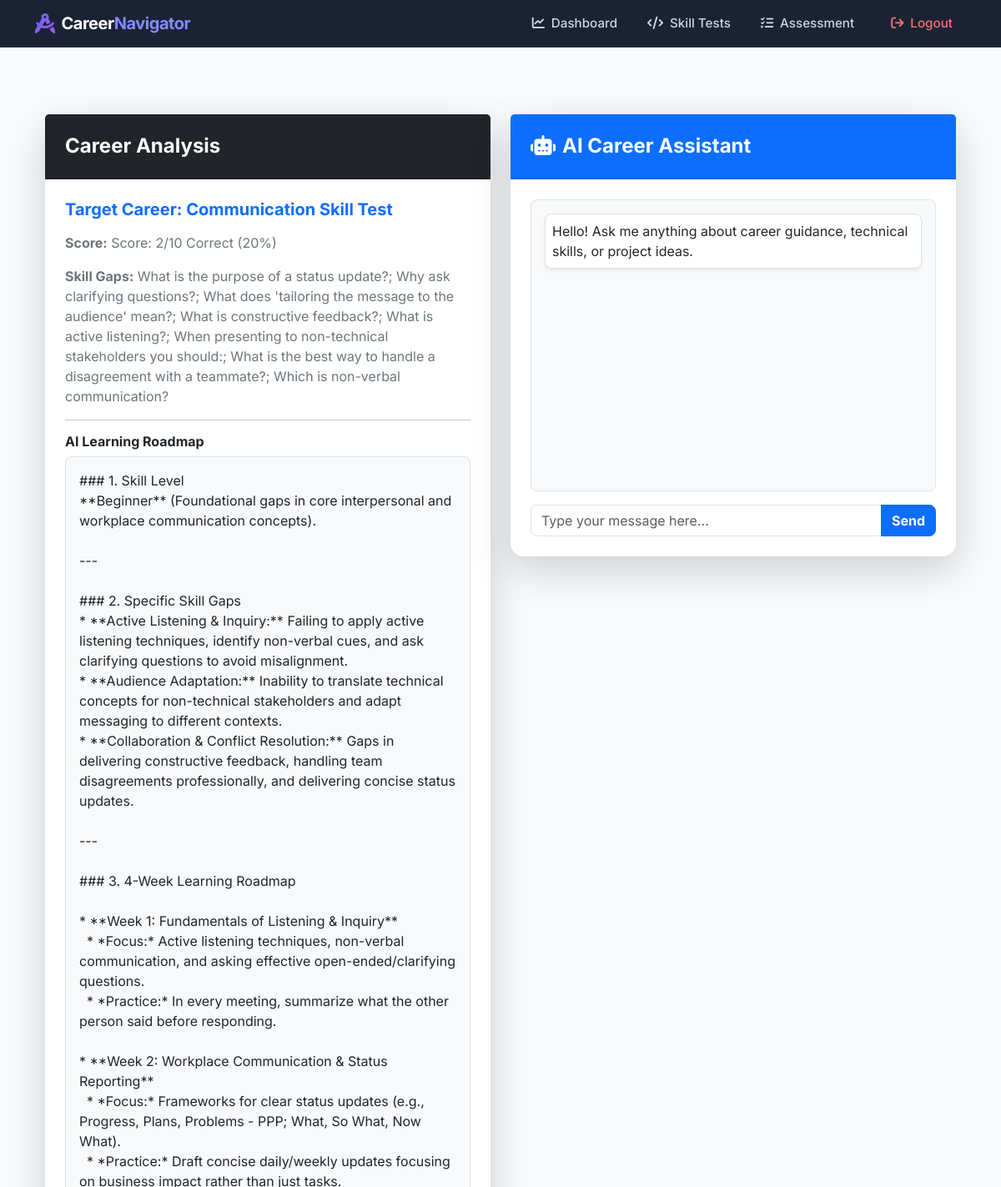
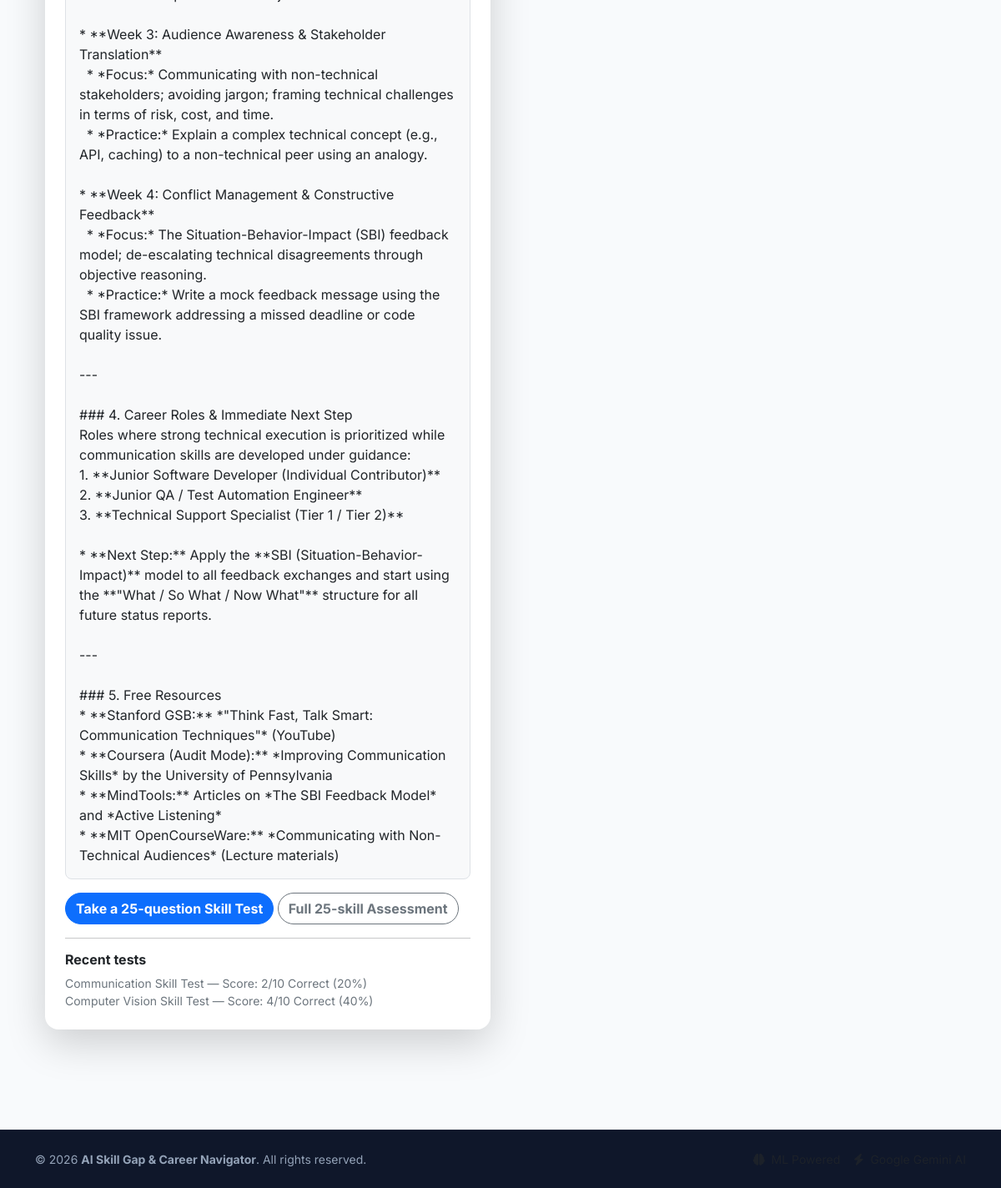
The page /dashboard (signed in) on the database its author committed (2 pictures, top to bottom).
### app.py (models this page shows)
class Assessment(db.Model):
    id = db.Column(db.Integer, primary_key=True)
    user_id = db.Column(db.Integer, db.ForeignKey('user.id'), nullable=False)
    predicted_career = db.Column(db.String(100), nullable=False)
    skill_gaps = db.Column(db.String(500), nullable=False)
    score_summary = db.Column(db.String(500), nullable=True)
    roadmap = db.Column(db.Text, nullable=True)

### app.py (the view)
@app.route('/dashboard')
@login_required
def dashboard():
    q = Assessment.query.filter_by(user_id=current_user.id).order_by(Assessment.id.desc())
    return render_template('dashboard.html', assessment=q.first(), history=q.limit(8).all())

### app.py (called while the page is built)
@login_manager.user_loader
def load_user(uid):
    return db.session.get(User, int(uid))

### templates/dashboard.html (shortened to what this page needs)
{% extends "base.html" %}
{% block content %}
<div class="container py-5">
    <div class="row g-4">
        <div class="col-lg-6">
            <div class="card border-0 shadow-lg rounded-4 mb-4">
                <div class="card-header bg-dark text-white p-4">
                    <h4 class="fw-bold mb-0">Career Analysis</h4>
                </div>
                <div class="card-body p-4">
                    {% if assessment %}
                        <h5 class="fw-bold text-primary mb-3">Target Career: {{ assessment.predicted_career }}</h5>
                        <p class="text-secondary"><strong>Score:</strong> {{ assessment.score_summary }}</p>
                        <p class="text-secondary"><strong>Skill Gaps:</strong> {{ assessment.skill_gaps }}</p>
                        <hr>
                        <h6 class="fw-bold">AI Learning Roadmap</h6>
                        <div class="p-3 bg-light rounded-3 border" style="white-space: pre-wrap; font-family: inherit;">{{ assessment.roadmap }}</div>
                        <a href="{{ url_for('skills') }}" class="btn btn-primary rounded-pill fw-bold mt-3">Take a 25-question Skill Test</a>
                        <a href="{{ url_for('assessment') }}" class="btn btn-outline-secondary rounded-pill fw-bold mt-3">Full 25-skill Assessment</a>
                        {% if history|length > 1 %}<hr><h6 class="fw-bold">Recent tests</h6>
                        {% for h in history %}<div class="small text-secondary">{{ h.predicted_career }} — {{ h.score_summary }}</div>{% endfor %}{% endif %}
                    {% else %}
                        <p class="text-secondary mb-3">No assessment completed yet.</p>
                        <a href="{{ url_for('skills') }}" class="btn btn-primary rounded-pill fw-bold">Take a Skill Test</a>
                    {% endif %}
                </div>
            </div>
        </div>
        <div class="col-lg-6">
            <div class="card border-0 shadow-lg rounded-4">
                <div class="card-header bg-primary text-white p-4 d-flex align-items-center">
                    <h4 class="fw-bold mb-0"><i class="fa-solid fa-robot me-2"></i>AI Career Assistant</h4>
                </div>
                <div class="card-body p-4">
                    <div id="chat-box" class="border rounded-3 p-3 mb-3" style="height: 350px; overflow-y: auto; background-color: #f8f9fa;">
                        <div class="mb-2 text-start">
                            <span class="d-inline-block p-2 rounded-3 bg-white border text-dark shadow-sm">
                                Hello! Ask me anything about career guidance, technical skills, or project ideas.
                            </span>
                        </div>
                    </div>
                    <div class="input-group">
                        <input type="text" id="chat-input" class="form-control rounded-start-3" placeholder="Type your message here...">
                        <button class="btn btn-primary rounded-end-3 fw-bold" id="send-btn" type="button">Send</button>
                    </div>
                </div>
            </div>
        </div>
    </div>
</div>
{% endblock %}

### templates/base.html (shortened to what this page needs)
<!DOCTYPE html>
<html lang="en">
<head>
    <link href="https://cdn.jsdelivr.net/npm/bootstrap@5.3.2/dist/css/bootstrap.min.css" rel="stylesheet">
    <link rel="stylesheet" href="https://cdnjs.cloudflare.com/ajax/libs/font-awesome/6.4.2/css/all.min.css">
</head>
<body>
    <nav class="navbar navbar-expand-lg navbar-dark navbar-custom sticky-top">
        <div class="container">
            <a class="navbar-brand d-flex align-items-center gap-2" href="{{ url_for('index') }}">
                <i class="fa-solid fa-compass-drafting brand-icon fs-4"></i>
                <span>Career<span class="text-indigo-400" style="color: #818cf8;">Navigator</span></span>
            </a>
            <div class="collapse navbar-collapse" id="navbarNav">
                <ul class="navbar-nav ms-auto align-items-lg-center gap-1 mt-2 mt-lg-0">
                    {% if current_user.is_authenticated %}
                        <li class="nav-item">
                            <a class="nav-link d-flex align-items-center gap-2" href="{{ url_for('dashboard') }}">
                                <i class="fa-solid fa-chart-line"></i> Dashboard
                            </a>
                        </li>
                        <li class="nav-item">
                            <a class="nav-link d-flex align-items-center gap-2" href="{{ url_for('skills') }}"><i class="fa-solid fa-code"></i> Skill Tests</a>
                        </li>
                        <li class="nav-item">
                            <a class="nav-link d-flex align-items-center gap-2" href="{{ url_for('assessment') }}">
                                <i class="fa-solid fa-list-check"></i> Assessment
                            </a>
                        </li>
                        <li class="nav-item ms-lg-2">
                            <a class="nav-link btn-logout d-flex align-items-center gap-2" href="{{ url_for('logout') }}">
                                <i class="fa-solid fa-arrow-right-from-bracket"></i> Logout
                            </a>
                        </li>
                    {% endif %}
                </ul>
            </div>
        </div>
    </nav>
    <main class="main-wrapper">
        <div class="container">
            {% block content %}{% endblock %}
        </div>
    </main>
    <footer class="py-4 mt-auto">
        <div class="container text-center text-md-between d-flex flex-column flex-md-row justify-content-between align-items-center gap-2">
            <div>
                &copy; 2026 <strong>AI Skill Gap & Career Navigator</strong>. All rights reserved.
            </div>
            <div class="d-flex gap-3">
                <span class="text-muted"><i class="fa-solid fa-brain me-1"></i> ML Powered</span>
                <span class="text-muted"><i class="fa-solid fa-bolt me-1"></i> Google Gemini AI</span>
            </div>
        </div>
    </footer>
</body>
</html>

### templates/base.html (style rules this page uses)
:root { --primary-color: #4f46e5; --primary-hover: #4338ca; --bg-color: #f8fafc; --card-bg: #ffffff; --text-main: #0f172a; --text-muted: #64748b; }
body { font-family: 'Inter', sans-serif; background-color: var(--bg-color); color: var(--text-main); min-height: 100vh; display: flex; flex-direction: column; }
.navbar-custom { background: rgba(15, 23, 42, 0.95); backdrop-filter: blur(10px); border-bottom: 1px solid rgba(255, 255, 255, 0.1); }
.navbar-brand { font-weight: 700; letter-spacing: -0.5px; font-size: 1.25rem; }
.brand-icon { background: linear-gradient(135deg, #6366f1, #a855f7); -webkit-background-clip: text; -webkit-text-fill-color: transparent; }
.nav-link { font-weight: 500; font-size: 0.95rem; color: #cbd5e1 !important; transition: all 0.2s ease-in-out; padding: 0.5rem 1rem !important; border-radius: 6px; }
.btn-logout { color: #f87171 !important; }
.main-wrapper { flex: 1; padding-top: 2rem; padding-bottom: 3rem; }
.card { border: 1px solid #e2e8f0; border-radius: 12px; box-shadow: 0 4px 6px -1px rgba(0, 0, 0, 0.05), 0 2px 4px -1px rgba(0, 0, 0, 0.03); transition: transform 0.2s ease, box-shadow 0.2s ease; }
footer { background: #0f172a; color: #94a3b8; font-size: 0.875rem; border-top: 1px solid rgba(255, 255, 255, 0.05); }

### rows shown on the page
Assessment: predicted_career "Communication Skill Test", score_summary "Score: 2/10 Correct (20%)", skill_gaps "What is the purpose of a status update?; Why ask clarifying questions?; What does 'tailoring the message to the audience' mean?; What is constructive feedback?; What is active listening?; When presenting to non-technical stakeholders you should:; What is the best way to handle a disagreement with a teammate?; Which is non-verbal communication?", roadmap "### 1. Skill Level **Beginner** (Foundational gaps in core interpersonal and workplace communication concepts). --- ### 2. Specific Skill Gaps * **Active Listening & Inquiry:** Failing to apply active listening techniques, identify non-verbal cues, and ask clarifying questions to avoid misalignment. * **Audience Adaptation:** Inability to translate technical concepts for non-technical stakeholders and adapt messaging to different contexts. * **Collaboration & Conflict Resolution:** Gaps in delivering constructive feedback, handling team disagreements professionally, and delivering concise status updates. --- ### 3. 4-Week Learning Roadmap * **Week 1: Fundamentals of Listening & Inquiry** *…"
Assessment: predicted_career "Computer Vision Skill Test", score_summary "Score: 4/10 Correct (40%)"
